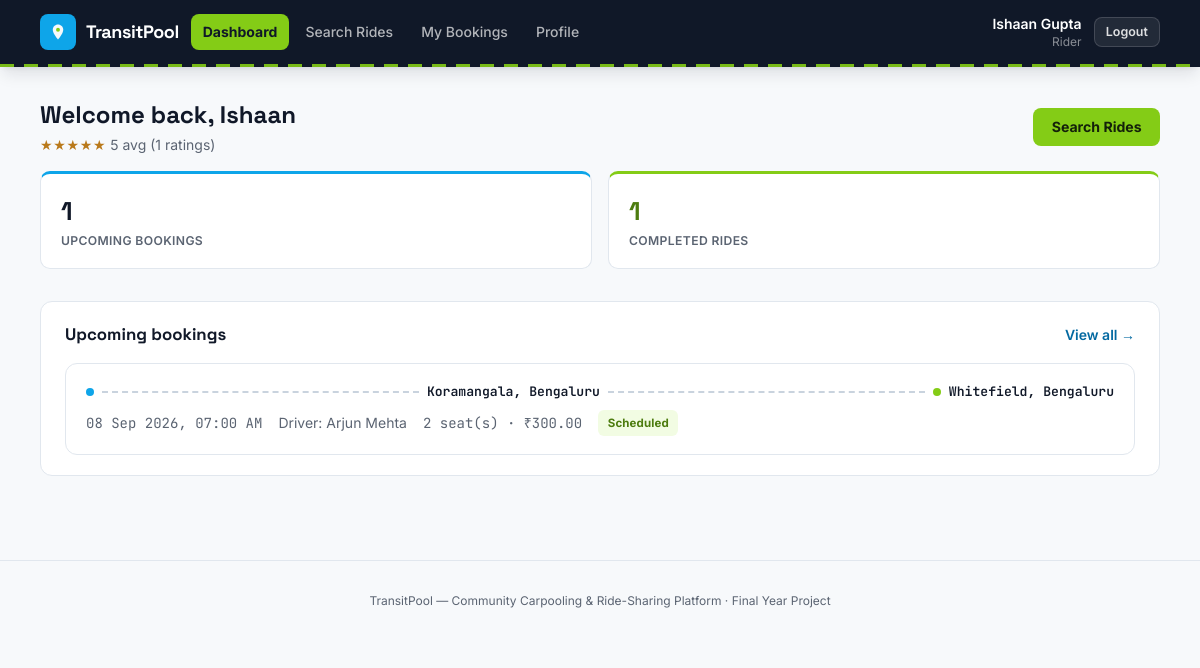
Page /index.php?route=rider/dashboard (signed in) on the committed database.
### tables this page shows
CREATE TABLE bookings (
    id             INT UNSIGNED AUTO_INCREMENT PRIMARY KEY,
    ride_id        INT UNSIGNED NOT NULL,
    rider_id       INT UNSIGNED NOT NULL,
    seats_booked   TINYINT UNSIGNED NOT NULL,
    fare_per_seat  DECIMAL(8,2) NOT NULL,
    total_fare     DECIMAL(8,2) NOT NULL,
    status         ENUM('confirmed','cancelled') NOT NULL DEFAULT 'confirmed',
    booked_at      TIMESTAMP NOT NULL DEFAULT CURRENT_TIMESTAMP,
    cancelled_at   TIMESTAMP NULL,
    CONSTRAINT fk_bookings_ride  FOREIGN KEY (ride_id)  REFERENCES rides(id) ON DELETE CASCADE,
    CONSTRAINT fk_bookings_rider FOREIGN KEY (rider_id) REFERENCES users(id) ON DELETE CASCADE,
    INDEX idx_bookings_ride (ride_id),
    INDEX idx_bookings_rider (rider_id)
);

CREATE TABLE rides (
    id               INT UNSIGNED AUTO_INCREMENT PRIMARY KEY,
    driver_id        INT UNSIGNED NOT NULL,
    vehicle_id       INT UNSIGNED NOT NULL,
    origin           VARCHAR(120) NOT NULL,
    destination      VARCHAR(120) NOT NULL,
    departure_at     DATETIME NOT NULL,
    seats_total      TINYINT UNSIGNED NOT NULL,
    seats_available  TINYINT UNSIGNED NOT NULL,
    price_per_seat   DECIMAL(8,2) NOT NULL,
    notes            VARCHAR(255) NULL,
    status           ENUM('scheduled','ongoing','completed','cancelled') NOT NULL DEFAULT 'scheduled',
    created_at       TIMESTAMP NOT NULL DEFAULT CURRENT_TIMESTAMP,
    CONSTRAINT fk_rides_driver  FOREIGN KEY (driver_id)  REFERENCES users(id)    ON DELETE CASCADE,
    CONSTRAINT fk_rides_vehicle FOREIGN KEY (vehicle_id) REFERENCES vehicles(id) ON DELETE RESTRICT,
    INDEX idx_rides_driver (driver_id),
    INDEX idx_rides_search (status, departure_at),
    INDEX idx_rides_origin (origin),
    INDEX idx_rides_destination (destination)
);

CREATE TABLE users (
    id         INT UNSIGNED AUTO_INCREMENT PRIMARY KEY,
    name       VARCHAR(120)    NOT NULL,
    email      VARCHAR(150)    NOT NULL UNIQUE,
    phone      VARCHAR(20)     NOT NULL,
    password   VARCHAR(255)    NOT NULL,
    role       ENUM('super_admin','driver','rider') NOT NULL,
    status     ENUM('active','inactive') NOT NULL DEFAULT 'active',
    created_at TIMESTAMP NOT NULL DEFAULT CURRENT_TIMESTAMP
);

### app/controllers/RiderController.php (called while the page is built, shortened)
<?php
require_once __DIR__ . '/../models/Booking.php';
require_once __DIR__ . '/../models/Rating.php';
class RiderController
{
    public function dashboard(): void
    {
        $riderId = Auth::id();
        $bookings = Booking::forRider($riderId);
        $upcoming = array_values(array_filter($bookings, fn($b) => $b['status'] === 'confirmed' && in_array($b['ride_status'], ['scheduled', 'ongoing'], true)));
        $past = array_values(array_filter($bookings, fn($b) => $b['ride_status'] === 'completed'));
        $avgRating = Rating::averageForRatee($riderId);
        require __DIR__ . '/../views/rider/dashboard.php';
    }
}

### public/index.php (called while the page is built, shortened)
<?php
require_once __DIR__ . '/../core/helpers.php';
require_once __DIR__ . '/../core/Database.php';
require_once __DIR__ . '/../core/Auth.php';
require_once __DIR__ . '/../app/models/Booking.php';
require_once __DIR__ . '/../app/models/Rating.php';
require_once __DIR__ . '/../app/controllers/RiderController.php';
$router = new Router();
$router->get('login', fn() => (new AuthController())->showLogin());
$router->post('login', fn() => (new AuthController())->login());
$router->get('register', fn() => (new AuthController())->showRegister());
$router->post('register', fn() => (new AuthController())->register());
$router->post('logout', fn() => (new AuthController())->logout());
$router->get('admin/dashboard', fn() => (new AdminController())->dashboard());
$router->get('admin/users', fn() => (new AdminController())->users());
$router->post('admin/users/status', fn() => (new AdminController())->userStatus());
$router->get('admin/vehicles', fn() => (new AdminController())->vehicles());
$router->post('admin/vehicles/status', fn() => (new AdminController())->vehicleStatus());
$router->get('admin/rides', fn() => (new AdminController())->rides());
$router->get('admin/rides/show', fn() => (new AdminController())->rideShow());
$router->post('admin/rides/cancel', fn() => (new AdminController())->rideCancel());
$router->get('admin/bookings', fn() => (new AdminController())->bookings());
$router->get('admin/ratings', fn() => (new AdminController())->ratings());
$router->get('admin/reports', fn() => (new AdminController())->reports());
$router->post('admin/reports/resolve', fn() => (new AdminController())->reportResolve());
$router->get('driver/dashboard', fn() => (new DriverController())->dashboard());
$router->get('driver/vehicles', fn() => (new DriverController())->vehicles());
$router->get('driver/vehicles/new', fn() => (new DriverController())->vehicleNew());
$router->post('driver/vehicles/store', fn() => (new DriverController())->vehicleStore());
$router->get('driver/vehicles/edit', fn() => (new DriverController())->vehicleEdit());
$router->post('driver/vehicles/update', fn() => (new DriverController())->vehicleUpdate());
$router->post('driver/vehicles/deactivate', fn() => (new DriverController())->vehicleDeactivate());
$router->post('driver/vehicles/activate', fn() => (new DriverController())->vehicleActivate());
$router->get('driver/rides', fn() => (new DriverController())->rides());
$router->get('driver/rides/new', fn() => (new DriverController())->rideNew());
$router->post('driver/rides/store', fn() => (new DriverController())->rideStore());
$router->get('driver/rides/edit', fn() => (new DriverController())->rideEdit());
$router->post('driver/rides/update', fn() => (new DriverController())->rideUpdate());
$router->post('driver/rides/cancel', fn() => (new DriverController())->rideCancel());
$router->post('driver/rides/start', fn() => (new DriverController())->rideStart());
$router->post('driver/rides/complete', fn() => (new DriverController())->rideComplete());
$router->get('driver/rides/roster', fn() => (new DriverController())->roster());
$router->get('driver/rides/rate', fn() => (new DriverController())->rateRiders());
$router->post('driver/ratings/store', fn() => (new DriverController())->rateRiderStore());
$router->get('driver/profile', fn() => (new DriverController())->profile());
$router->get('rider/dashboard', fn() => (new RiderController())->dashboard());
$router->get('rider/search', fn() => (new RiderController())->search());
$router->get('rider/rides/show', fn() => (new RiderController())->rideShow());
$router->post('rider/bookings/store', fn() => (new RiderController())->bookingStore());
$router->get('rider/bookings', fn() => (new RiderController())->bookings());
$router->post('rider/bookings/cancel', fn() => (new RiderController())->bookingCancel());
$router->get('rider/rides/rate', fn() => (new RiderController())->rateDriver());
$router->post('rider/ratings/store', fn() => (new RiderController())->rateDriverStore());
$router->get('rider/profile', fn() => (new RiderController())->profile());
$router->get('reports/new', fn() => (new ReportController())->newForm());
$router->post('reports/store', fn() => (new ReportController())->store());
$route = $_GET['route'] ?? '';
$router->dispatch($_SERVER['REQUEST_METHOD'], $route);

### core/Router.php (called while the page is built, shortened)
<?php
class Router
{
    private array $routes = ['GET' => [], 'POST' => []];
    public function get(string $route, callable $handler): void
    {
        $this->routes['GET'][$route] = $handler;
    }
    public function post(string $route, callable $handler): void
    {
        $this->routes['POST'][$route] = $handler;
    }
    public function dispatch(string $method, string $route): void
    {
        $handler = $this->routes[$method][$route] ?? null;
        try {
            $handler();
        } catch (Throwable $e) {
            error_log($e->getMessage());
            http_response_code(500);
            require __DIR__ . '/../app/views/errors/500.php';
        }
    }
}

### core/Auth.php (called while the page is built, shortened)
<?php
require_once __DIR__ . '/Database.php';
class Auth
{
    public static function id(): ?int
    {
        return $_SESSION['user_id'] ?? null;
    }
    public static function name(): ?string
    {
        return $_SESSION['user_name'] ?? null;
    }
}

### core/helpers.php (called while the page is built, shortened)
<?php
function e(?string $value): string
{
    return htmlspecialchars($value ?? '', ENT_QUOTES, 'UTF-8');
}
function format_datetime(?string $datetime): string
{
    $ts = strtotime($datetime);
    return $ts === false ? '-' : date('d M Y, h:i A', $ts);
}
function money(float|string $amount): string
{
    return '₹' . number_format((float)$amount, 2);
}
function stars(int $count): string
{
    $count = max(0, min(5, $count));
    return str_repeat('★', $count) . str_repeat('☆', 5 - $count);
}
function status_badge_class(string $status): string
{
    return match ($status) {
        'active', 'confirmed', 'completed', 'resolved', 'scheduled' => 'badge-lime',
        'ongoing' => 'badge-sky',
        'inactive', 'cancelled', 'dismissed' => 'badge-slate',
        'open' => 'badge-amber',
        default => 'badge-slate',
    };
}

### core/Database.php (called while the page is built)
<?php
class Database
{
    private static ?PDO $instance = null;
    public static function connect(): PDO
    {
        if (self::$instance === null) {
            $config = require __DIR__ . '/../config/database.php';
            $dsn = sprintf(
                'mysql:host=%s;port=%d;dbname=%s;charset=%s',
                $config['host'],
                $config['port'],
                $config['database'],
                $config['charset']
            );
            self::$instance = new PDO($dsn, $config['username'], $config['password'], [
                PDO::ATTR_ERRMODE            => PDO::ERRMODE_EXCEPTION,
                PDO::ATTR_DEFAULT_FETCH_MODE => PDO::FETCH_ASSOC,
                PDO::ATTR_EMULATE_PREPARES   => false,
            ]);
        }
        return self::$instance;
    }
}

### app/models/Rating.php (called while the page is built, shortened)
<?php
require_once __DIR__ . '/../../core/Database.php';
class Rating
{
    public static function averageForRatee(int $userId): ?array
    {
        $stmt = Database::connect()->prepare('SELECT AVG(stars) AS avg_stars, COUNT(*) AS n FROM ratings WHERE ratee_id = ?');
        $stmt->execute([$userId]);
        $row = $stmt->fetch();
        return ['avg' => round((float)$row['avg_stars'], 1), 'count' => (int)$row['n']];
    }
}

### config/database.php (called while the page is built)
<?php
return [
    'host'     => '127.0.0.1',
    'port'     => 3306,
    'database' => 'carpooling_ride_sharing',
    'username' => 'root',
    'password' => '',
    'charset'  => 'utf8mb4',
];

### app/models/Booking.php (called while the page is built, shortened)
<?php
require_once __DIR__ . '/../../core/Database.php';
class Booking
{
    public static function forRider(int $riderId): array
    {
        $stmt = Database::connect()->prepare(
            'SELECT b.*, r.origin, r.destination, r.departure_at, r.status AS ride_status, r.driver_id,
                    u.name AS driver_name
             FROM bookings b
             JOIN rides r ON r.id = b.ride_id
             JOIN users u ON u.id = r.driver_id
             WHERE b.rider_id = ?
             ORDER BY r.departure_at DESC'
        );
        $stmt->execute([$riderId]);
        return $stmt->fetchAll();
    }
}

### app/views/rider/dashboard.php (the view, shortened to what this page needs)
<?php $pageTitle = 'Rider Dashboard'; require __DIR__ . '/../partials/header.php'; require __DIR__ . '/../partials/navbar.php'; ?>
<main class="max-w-6xl mx-auto px-4 py-8">
    <div class="card-head">
        <div>
            <h1 class="font-display text-2xl font-bold">Welcome back, <?= e(explode(' ', Auth::name())[0]) ?></h1>
            <p class="text-slateink text-sm mt-1">
                <?php if ($avgRating): ?>
                    <span class="star-rating"><?= stars((int)round($avgRating['avg'])) ?></span> <?= $avgRating['avg'] ?> avg (<?= $avgRating['count'] ?> ratings)
                <?php else: ?>
                    No ratings yet.
                <?php endif; ?>
            </p>
        </div>
        <a href="/index.php?route=rider/search" class="btn-accent">Search Rides</a>
    </div>
    <div class="grid grid-cols-2 gap-4 mb-8">
        <div class="stat-tile"><span class="stat-value"><?= count($upcoming) ?></span><span class="stat-label">Upcoming bookings</span></div>
        <div class="stat-tile stat-tile-accent"><span class="stat-value"><?= count($past) ?></span><span class="stat-label">Completed rides</span></div>
    </div>
    <div class="card">
        <div class="card-head">
            <h2>Upcoming bookings</h2>
            <a href="/index.php?route=rider/bookings" class="text-sm font-semibold text-sky-dark hover:underline">View all &rarr;</a>
        </div>
        <div class="space-y-3">
            <?php foreach ($upcoming as $b): ?>
                <div class="ride-card">
                    <div class="route-strip mb-2">
                        <span class="route-dot"></span><span class="route-line"></span>
                        <span class="text-ink"><?= e($b['origin']) ?></span>
                        <span class="route-line"></span><span class="route-dot end"></span>
                        <span class="text-ink"><?= e($b['destination']) ?></span>
                    </div>
                    <div class="flex flex-wrap items-center gap-4 text-sm text-slateink">
                        <span class="font-mono-tab"><?= format_datetime($b['departure_at']) ?></span>
                        <span>Driver: <?= e($b['driver_name']) ?></span>
                        <span class="font-mono-tab"><?= (int)$b['seats_booked'] ?> seat(s) &middot; <?= money($b['total_fare']) ?></span>
                        <span class="badge <?= status_badge_class($b['ride_status']) ?>"><?= e(ucfirst($b['ride_status'])) ?></span>
                    </div>
                </div>
            <?php endforeach; ?>
        </div>
    </div>
</main>
<?php require __DIR__ . '/../partials/footer.php'; ?>

### public/assets/css/style.css (style rules this page uses)
* { box-sizing: border-box; }
h1, h2, h3, h4, .font-display { font-family: 'Space Grotesk', 'Inter', sans-serif; }
.font-mono-tab { font-family: 'JetBrains Mono', monospace; font-variant-numeric: tabular-nums; }
.route-strip { display: flex; align-items: center; gap: 0.5rem; font-family: 'JetBrains Mono', monospace; font-size: 0.82rem; font-weight: 600; }
.route-strip .route-dot { width: 8px; height: 8px; border-radius: 50%; background: #0EA5E9; flex-shrink: 0; }
.route-strip .route-dot.end { background: #84CC16; }
.route-strip .route-line { flex: 1; min-width: 1.25rem; height: 0; border-top: 2px dashed #C9D3DE; }
.card { background: #fff; border: 1px solid var(--line, #E1E7EE); border-radius: 12px; padding: 1.25rem 1.5rem; margin-bottom: 1.25rem; }
.card-head { display: flex; align-items: center; justify-content: space-between; gap: 1rem; margin-bottom: 1rem; flex-wrap: wrap; }
.card-head h2 { font-size: 1.05rem; font-weight: 700; }
.stat-tile { background: #fff; border: 1px solid #E1E7EE; border-radius: 10px; padding: 1.1rem 1.25rem; display: flex; flex-direction: column; gap: 0.15rem; border-top: 3px solid #0EA5E9; }
.stat-tile .stat-value { font-family: 'Space Grotesk', sans-serif; font-size: 1.6rem; font-weight: 700; color: #101828; }
.stat-tile .stat-label { font-size: 0.76rem; color: #5B6472; font-weight: 600; text-transform: uppercase; letter-spacing: 0.03em; }
.stat-tile-accent { border-top-color: #84CC16; }
.stat-tile-accent .stat-value { color: #4D7C0F; }
.btn-accent { background: #84CC16; color: #14210A; border-radius: 8px; padding: 0.55rem 1.15rem; font-weight: 700; font-size: 0.88rem; display: inline-flex; align-items: center; justify-content: center; gap: .4rem; border: none; cursor: pointer; }
.badge { display:inline-flex; align-items:center; padding: 0.2rem 0.6rem; border-radius: 6px; font-size: 0.72rem; font-weight: 700; letter-spacing: 0.01em; }
.badge-lime { background: #F2FCE3; color: #4D7C0F; }
.ride-card { background: #fff; border: 1px solid #E1E7EE; border-radius: 12px; padding: 1.1rem 1.25rem; transition: box-shadow .15s, border-color .15s; }
.star-rating { color: #B9791A; letter-spacing: 0.05em; }

### rows in the picture
bookings: ride.origin "Koramangala, Bengaluru", ride.destination "Whitefield, Bengaluru", ride.departure_at "08 Sep 2026, 07:00 AM", users.name "Arjun Mehta", seats_booked "2", total_fare "₹300.00", ride.status "Scheduled"

### other values in the picture
$label "Dashboard"
$label "Search Rides"
$label "My Bookings"
$label "Profile"
Auth::name() "Ishaan Gupta"
str_replace('_', ' ', $role ?? '') "Rider"
explode(' ', Auth::name())[0] "Ishaan"
stars((int)round($avgRating['avg'])) "★★★★★"
$avgRating['avg'] "5"
$avgRating['count'] "1"
count($upcoming) "1"
count($past) "1"
